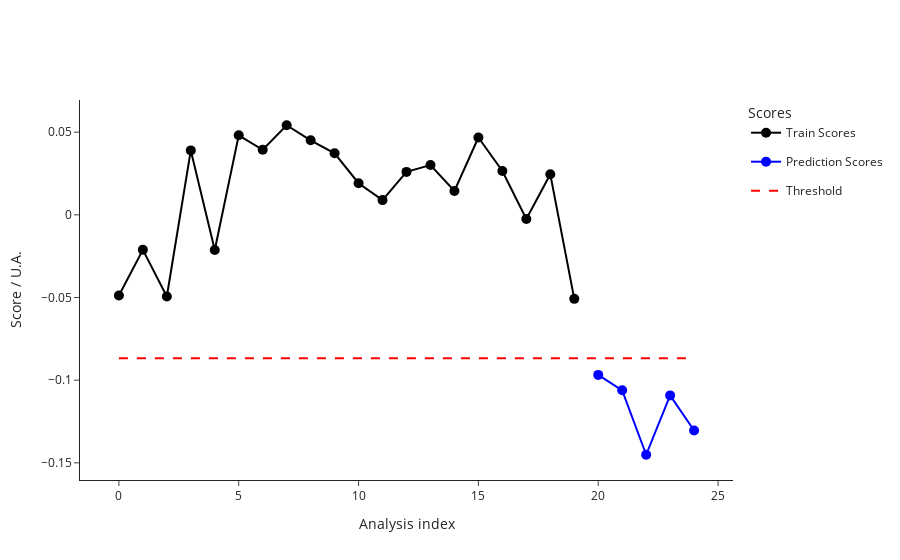

Notebook code cell kept with this figure:
### Code cell
test2_data = pd.read_csv("dev/test2_features.csv")
test2_metadata = pd.read_csv("dev/test2_metadata.csv")
ana.predict(test2_data, test2_metadata)
outliers_test = ana.test_prediction_outliers()
print(outliers_test)
ana.plot_scores()

### Figure 1 — Plotly figure (JSON) as saved in the notebook; plotly's stock layout.template omitted (floating-point values rounded to 4 significant figures)
{"data": [{"hovertemplate": ["<b>index: </b>18<br><b>name: </b>210812_Pac--005<br><b>path: </b>C:/Users/Sandeep/Desktop/ExtractedSignals\\210812_Pac 2021-08-12 10-30-07\\210812_Pac--005.D<br><b>batch: </b>210812_Pac 2021-08-12 10-30-07<br><b>batch_position: </b>5<br><b>idle_time: </b>39.0<br><b>sample: </b>NaCl 0,9%<br><b>method: </b>SAA_411_Pac.M<br><b>timestamp: </b>2021-08-12 10:50:23<br><b>detector: </b>G1315C<br><b>pump: </b>G7110B<br><b>start_time: </b>2021-08-12 10:50:57<br><b>end_time: </b>2021-08-12 10:54:57<br><b>runtime: </b>239.7000000000036", "<b>index: </b>19<br><b>name: </b>210812_Pac--006<br><b>path: </b>C:/Users/Sandeep/Desktop/ExtractedSignals\\210812_Pac 2021-08-12 10-30-07\\210812_Pac--006.D<br><b>batch: </b>210812_Pac 2021-08-12 10-30-07<br><b>batch_position: </b>6<br><b>idle_time: </b>39.0<br><b>sample: </b>Blank<br><b>method: </b>SAA_411_Pac.M<br><b>timestamp: </b>2021-08-12 10:55:02<br><b>detector: </b>G1315C<br><b>pump: </b>G7110B<br><b>start_time: </b>2021-08-12 10:55:36<br><b>end_time: </b>2021-08-12 10:59:36<br><b>runtime: </b>239.7000000000036", "<b>index: </b>20<br><b>name: </b>210812_Pac--007<br><b>path: </b>C:/Users/Sandeep/Desktop/ExtractedSignals\\210812_Pac 2021-08-12 10-30-07\\210812_Pac--007.D<br><b>batch: </b>210812_Pac 2021-08-12 10-30-07<br><b>batch_position: </b>7<br><b>idle_time: </b>39.0<br><b>sample: </b>0.025 mg/ml<br><b>method: </b>SAA_411_Pac.M<br><b>timestamp: </b>2021-08-12 10:59:41<br><b>detector: </b>G1315C<br><b>pump: </b>G7110B<br><b>start_time: </b>2021-08-12 11:00:15<br><b>end_time: </b>2021-08-12 11:04:15<br><b>runtime: </b>239.7000000000036", "<b>index: </b>21<br><b>name: </b>210812_Pac--008<br><b>path: </b>C:/Users/Sandeep/Desktop/ExtractedSignals\\210812_Pac 2021-08-12 10-30-07\\210812_Pac--008.D<br><b>batch: </b>210812_Pac 2021-08-12 10-30-07<br><b>batch_position: </b>8<br><b>idle_time: </b>39.0<br><b>sample: </b>Blank<br><b>method: </b>SAA_411_Pac.M<br><b>timestamp: </b>2021-08-12 11:04:20<br><b>detector: </b>G1315C<br><b>pump: </b>G7110B<br><b>start_time: </b>2021-08-12 11:04:54<br><b>end_time: </b>2021-08-12 11:08:54<br><b>runtime: </b>239.7000000000036", "<b>index: </b>22<br><b>name: </b>210812_Pac--009<br><b>path: </b>C:/Users/Sandeep/Desktop/ExtractedSignals\\210812_Pac 2021-08-12 10-30-07\\210812_Pac--009.D<br><b>batch: </b>210812_Pac 2021-08-12 10-30-07<br><b>batch_position: </b>9<br><b>idle_time: </b>38.0<br><b>sample: </b>210806/036 :10<br><b>method: </b>SAA_411_Pac.M<br><b>timestamp: </b>2021-08-12 11:08:59<br><b>detector: </b>G1315C<br><b>pump: </b>G7110B<br><b>start_time: </b>2021-08-12 11:09:32<br><b>end_time: </b>2021-08-12 11:13:32<br><b>runtime: </b>239.7000000000036", "<b>index: </b>23<br><b>name: </b>210812_Pac--010<br><b>path: </b>C:/Users/Sandeep/Desktop/ExtractedSignals\\210812_Pac 2021-08-12 10-30-07\\210812_Pac--010.D<br><b>batch: </b>210812_Pac 2021-08-12 10-30-07<br><b>batch_position: </b>10<br><b>idle_time: </b>39.0<br><b>sample: </b>210806/036 :10<br><b>method: </b>SAA_411_Pac.M<br><b>timestamp: </b>2021-08-12 11:13:37<br><b>detector: </b>G7110B<br><b>pump: </b>G7110B<br><b>start_time: </b>2021-08-12 11:14:11<br><b>end_time: </b>2021-08-12 11:18:11<br><b>runtime: </b>239.7000000000036", "<b>index: </b>24<br><b>name: </b>210812_Pac--011<br><b>path: </b>C:/Users/Sandeep/Desktop/ExtractedSignals\\210812_Pac 2021-08-12 10-30-07\\210812_Pac--011.D<br><b>batch: </b>210812_Pac 2021-08-12 10-30-07<br><b>batch_position: </b>11<br><b>idle_time: </b>39.0<br><b>sample: </b>210806/036 :10<br><b>method: </b>SAA_411_Pac.M<br><b>timestamp: </b>2021-08-12 11:18:16<br><b>detector: </b>G7110B<br><b>pump: </b>G7110B<br><b>start_time: </b>2021-08-12 11:18:50<br><b>end_time: </b>2021-08-12 11:22:50<br><b>runtime: </b>239.7000000000036", "<b>index: </b>25<br><b>name: </b>210812_Pac--012<br><b>path: </b>C:/Users/Sandeep/Desktop/ExtractedSignals\\210812_Pac 2021-08-12 10-30-07\\210812_Pac--012.D<br><b>batch: </b>210812_Pac 2021-08-12 10-30-07<br><b>batch_position: </b>12<br><b>idle_time: </b>39.0<br><b>sample: </b>Blank<br><b>method: </b>SAA_411_Pac.M<br><b>timestamp: </b>2021-08-12 11:22:55<br><b>detector: </b>G1315C<br><b>pump: </b>G7110B<br><b>start_time: </b>2021-08-12 11:23:29<br><b>end_time: </b>2021-08-12 11:27:29<br><b>runtime: </b>239.7000000000036", "<b>index: </b>26<br><b>name: </b>210812_Pac--013<br><b>path: </b>C:/Users/Sandeep/Desktop/ExtractedSignals\\210812_Pac 2021-08-12 10-30-07\\210812_Pac--013.D<br><b>batch: </b>210812_Pac 2021-08-12 10-30-07<br><b>batch_position: </b>13<br><b>idle_time: </b>39.0<br><b>sample: </b>0.025 mg/ml<br><b>method: </b>SAA_411_Pac.M<br><b>timestamp: </b>2021-08-12 11:27:34<br><b>detector: </b>G1315C<br><b>pump: </b>G7110B<br><b>start_time: </b>2021-08-12 11:28:08<br><b>end_time: </b>2021-08-12 11:32:08<br><b>runtime: </b>239.7000000000036", "<b>index: </b>27<br><b>name: </b>210812_Pac--014<br><b>path: </b>C:/Users/Sandeep/Desktop/ExtractedSignals\\210812_Pac 2021-08-12 10-30-07\\210812_Pac--014.D<br><b>batch: </b>210812_Pac 2021-08-12 10-30-07<br><b>batch_position: </b>14<br><b>idle_time: </b>38.0<br><b>sample: </b>Blank<br><b>method: </b>SAA_411_Pac.M<br><b>timestamp: </b>2021-08-12 11:32:13<br><b>detector: </b>G7110B<br><b>pump: </b>G7110B<br><b>start_time: </b>2021-08-12 11:32:46<br><b>end_time: </b>2021-08-12 11:36:47<br><b>runtime: </b>239.7000000000036", "<b>index: </b>51<br><b>name: </b>210813_Pac--005<br><b>path: </b>C:/Users/Sandeep/Desktop/ExtractedSignals\\210813_Pac 2021-08-13 10-37-27\\210813_Pac--005.D<br><b>batch: </b>210813_Pac 2021-08-13 10-37-27<br><b>batch_position: </b>5<br><b>idle_time: </b>39.0<br><b>sample: </b>NaCl 0,9%<br><b>method: </b>SAA_411_Pac.M<br><b>timestamp: </b>2021-08-13 10:57:52<br><b>detector: </b>G7110B<br><b>pump: </b>G7110B<br><b>start_time: </b>2021-08-13 10:58:26<br><b>end_time: </b>2021-08-13 11:02:27<br><b>runtime: </b>239.7000000000036", "<b>index: </b>52<br><b>name: </b>210813_Pac--006<br><b>path: </b>C:/Users/Sandeep/Desktop/ExtractedSignals\\210813_Pac 2021-08-13 10-37-27\\210813_Pac--006.D<br><b>batch: </b>210813_Pac 2021-08-13 10-37-27<br><b>batch_position: </b>6<br><b>idle_time: </b>38.0<br><b>sample: </b>Blank<br><b>method: </b>SAA_411_Pac.M<br><b>timestamp: </b>2021-08-13 11:02:31<br><b>detector: </b>G1315C<br><b>pump: </b>G7110B<br><b>start_time: </b>2021-08-13 11:03:05<br><b>end_time: </b>2021-08-13 11:07:06<br><b>runtime: </b>239.7000000000036", "<b>index: </b>53<br><b>name: </b>210813_Pac--007<br><b>path: </b>C:/Users/Sandeep/Desktop/ExtractedSignals\\210813_Pac 2021-08-13 10-37-27\\210813_Pac--007.D<br><b>batch: </b>210813_Pac 2021-08-13 10-37-27<br><b>batch_position: </b>7<br><b>idle_time: </b>38.0<br><b>sample: </b>0.025 mg/ml<br><b>method: </b>SAA_411_Pac.M<br><b>timestamp: </b>2021-08-13 11:07:10<br><b>detector: </b>G1315C<br><b>pump: </b>G7116B<br><b>start_time: </b>2021-08-13 11:07:44<br><b>end_time: </b>2021-08-13 11:11:45<br><b>runtime: </b>239.7000000000036", "<b>index: </b>54<br><b>name: </b>210813_Pac--008<br><b>path: </b>C:/Users/Sandeep/Desktop/ExtractedSignals\\210813_Pac 2021-08-13 10-37-27\\210813_Pac--008.D<br><b>batch: </b>210813_Pac 2021-08-13 10-37-27<br><b>batch_position: </b>8<br><b>idle_time: </b>38.0<br><b>sample: </b>Blank<br><b>method: </b>SAA_411_Pac.M<br><b>timestamp: </b>2021-08-13 11:11:49<br><b>detector: </b>G1315C<br><b>pump: </b>G7110B<br><b>start_time: </b>2021-08-13 11:12:23<br><b>end_time: </b>2021-08-13 11:16:23<br><b>runtime: </b>239.7000000000036", "<b>index: </b>55<br><b>name: </b>210813_Pac--009<br><b>path: </b>C:/Users/Sandeep/Desktop/ExtractedSignals\\210813_Pac 2021-08-13 10-37-27\\210813_Pac--009.D<br><b>batch: </b>210813_Pac 2021-08-13 10-37-27<br><b>batch_position: </b>9<br><b>idle_time: </b>39.0<br><b>sample: </b>210812/004 :20<br><b>method: </b>SAA_411_Pac.M<br><b>timestamp: </b>2021-08-13 11:16:28<br><b>detector: </b>G1315C<br><b>pump: </b>G7110B<br><b>start_time: </b>2021-08-13 11:17:02<br><b>end_time: </b>2021-08-13 11:21:03<br><b>runtime: </b>239.7000000000036", "<b>index: </b>56<br><b>name: </b>210813_Pac--010<br><b>path: </b>C:/Users/Sandeep/Desktop/ExtractedSignals\\210813_Pac 2021-08-13 10-37-27\\210813_Pac--010.D<br><b>batch: </b>210813_Pac 2021-08-13 10-37-27<br><b>batch_position: </b>10<br><b>idle_time: </b>38.0<br><b>sample: </b>210812/004 :20<br><b>method: </b>SAA_411_Pac.M<br><b>timestamp: </b>2021-08-13 11:21:08<br><b>detector: </b>G1315C<br><b>pump: </b>G7110B<br><b>start_time: </b>2021-08-13 11:21:41<br><b>end_time: </b>2021-08-13 11:25:42<br><b>runtime: </b>239.7000000000036", "<b>index: </b>57<br><b>name: </b>210813_Pac--011<br><b>path: </b>C:/Users/Sandeep/Desktop/ExtractedSignals\\210813_Pac 2021-08-13 10-37-27\\210813_Pac--011.D<br><b>batch: </b>210813_Pac 2021-08-13 10-37-27<br><b>batch_position: </b>11<br><b>idle_time: </b>39.0<br><b>sample: </b>210812/004 :20<br><b>method: </b>SAA_411_Pac.M<br><b>timestamp: </b>2021-08-13 11:25:46<br><b>detector: </b>G1315C<br><b>pump: </b>G7110B<br><b>start_time: </b>2021-08-13 11:26:21<br><b>end_time: </b>2021-08-13 11:30:21<br><b>runtime: </b>239.7000000000036", "<b>index: </b>58<br><b>name: </b>210813_Pac--012<br><b>path: </b>C:/Users/Sandeep/Desktop/ExtractedSignals\\210813_Pac 2021-08-13 10-37-27\\210813_Pac--012.D<br><b>batch: </b>210813_Pac 2021-08-13 10-37-27<br><b>batch_position: </b>12<br><b>idle_time: </b>38.0<br><b>sample: </b>Blank<br><b>method: </b>SAA_411_Pac.M<br><b>timestamp: </b>2021-08-13 11:30:26<br><b>detector: </b>G1315C<br><b>pump: </b>G7110B<br><b>start_time: </b>2021-08-13 11:30:59<br><b>end_time: </b>2021-08-13 11:34:59<br><b>runtime: </b>239.7000000000036", "<b>index: </b>59<br><b>name: </b>210813_Pac--013<br><b>path: </b>C:/Users/Sandeep/Desktop/ExtractedSignals\\210813_Pac 2021-08-13 10-37-27\\210813_Pac--013.D<br><b>batch: </b>210813_Pac 2021-08-13 10-37-27<br><b>batch_position: </b>13<br><b>idle_time: </b>39.0<br><b>sample: </b>0.025 mg/ml<br><b>method: </b>SAA_411_Pac.M<br><b>timestamp: </b>2021-08-13 11:35:04<br><b>detector: </b>G1315C<br><b>pump: </b>G7110B<br><b>start_time: </b>2021-08-13 11:35:38<br><b>end_time: </b>2021-08-13 11:39:38<br><b>runtime: </b>239.7000000000036", "<b>index: </b>60<br><b>name: </b>210813_Pac--014<br><b>path: </b>C:/Users/Sandeep/Desktop/ExtractedSignals\\210813_Pac 2021-08-13 10-37-27\\210813_Pac--014.D<br><b>batch: </b>210813_Pac 2021-08-13 10-37-27<br><b>batch_position: </b>14<br><b>idle_time: </b>38.0<br><b>sample: </b>Blank<br><b>method: </b>SAA_411_Pac.M<br><b>timestamp: </b>2021-08-13 11:39:43<br><b>detector: </b>G1315C<br><b>pump: </b>G7110B<br><b>start_time: </b>2021-08-13 11:40:16<br><b>end_time: </b>2021-08-13 11:44:17<br><b>runtime: </b>239.7000000000036"], "legendgroup": "Train", "line": {"color": "black"}, "marker": {"color": "black", "size": 10}, "mode": "lines+markers", "name": "Train Scores", "text": ["<b>index: </b>18<br><b>name: </b>210812_Pac--005<br><b>path: </b>C:/Users/Sandeep/Desktop/ExtractedSignals\\210812_Pac 2021-08-12 10-30-07\\210812_Pac--005.D<br><b>batch: </b>210812_Pac 2021-08-12 10-30-07<br><b>batch_position: </b>5<br><b>idle_time: </b>39.0<br><b>sample: </b>NaCl 0,9%<br><b>method: </b>SAA_411_Pac.M<br><b>timestamp: </b>2021-08-12 10:50:23<br><b>detector: </b>G1315C<br><b>pump: </b>G7110B<br><b>start_time: </b>2021-08-12 10:50:57<br><b>end_time: </b>2021-08-12 10:54:57<br><b>runtime: </b>239.7000000000036", "<b>index: </b>19<br><b>name: </b>210812_Pac--006<br><b>path: </b>C:/Users/Sandeep/Desktop/ExtractedSignals\\210812_Pac 2021-08-12 10-30-07\\210812_Pac--006.D<br><b>batch: </b>210812_Pac 2021-08-12 10-30-07<br><b>batch_position: </b>6<br><b>idle_time: </b>39.0<br><b>sample: </b>Blank<br><b>method: </b>SAA_411_Pac.M<br><b>timestamp: </b>2021-08-12 10:55:02<br><b>detector: </b>G1315C<br><b>pump: </b>G7110B<br><b>start_time: </b>2021-08-12 10:55:36<br><b>end_time: </b>2021-08-12 10:59:36<br><b>runtime: </b>239.7000000000036", "<b>index: </b>20<br><b>name: </b>210812_Pac--007<br><b>path: </b>C:/Users/Sandeep/Desktop/ExtractedSignals\\210812_Pac 2021-08-12 10-30-07\\210812_Pac--007.D<br><b>batch: </b>210812_Pac 2021-08-12 10-30-07<br><b>batch_position: </b>7<br><b>idle_time: </b>39.0<br><b>sample: </b>0.025 mg/ml<br><b>method: </b>SAA_411_Pac.M<br><b>timestamp: </b>2021-08-12 10:59:41<br><b>detector: </b>G1315C<br><b>pump: </b>G7110B<br><b>start_time: </b>2021-08-12 11:00:15<br><b>end_time: </b>2021-08-12 11:04:15<br><b>runtime: </b>239.7000000000036", "<b>index: </b>21<br><b>name: </b>210812_Pac--008<br><b>path: </b>C:/Users/Sandeep/Desktop/ExtractedSignals\\210812_Pac 2021-08-12 10-30-07\\210812_Pac--008.D<br><b>batch: </b>210812_Pac 2021-08-12 10-30-07<br><b>batch_position: </b>8<br><b>idle_time: </b>39.0<br><b>sample: </b>Blank<br><b>method: </b>SAA_411_Pac.M<br><b>timestamp: </b>2021-08-12 11:04:20<br><b>detector: </b>G1315C<br><b>pump: </b>G7110B<br><b>start_time: </b>2021-08-12 11:04:54<br><b>end_time: </b>2021-08-12 11:08:54<br><b>runtime: </b>239.7000000000036", "<b>index: </b>22<br><b>name: </b>210812_Pac--009<br><b>path: </b>C:/Users/Sandeep/Desktop/ExtractedSignals\\210812_Pac 2021-08-12 10-30-07\\210812_Pac--009.D<br><b>batch: </b>210812_Pac 2021-08-12 10-30-07<br><b>batch_position: </b>9<br><b>idle_time: </b>38.0<br><b>sample: </b>210806/036 :10<br><b>method: </b>SAA_411_Pac.M<br><b>timestamp: </b>2021-08-12 11:08:59<br><b>detector: </b>G1315C<br><b>pump: </b>G7110B<br><b>start_time: </b>2021-08-12 11:09:32<br><b>end_time: </b>2021-08-12 11:13:32<br><b>runtime: </b>239.7000000000036", "<b>index: </b>23<br><b>name: </b>210812_Pac--010<br><b>path: </b>C:/Users/Sandeep/Desktop/ExtractedSignals\\210812_Pac 2021-08-12 10-30-07\\210812_Pac--010.D<br><b>batch: </b>210812_Pac 2021-08-12 10-30-07<br><b>batch_position: </b>10<br><b>idle_time: </b>39.0<br><b>sample: </b>210806/036 :10<br><b>method: </b>SAA_411_Pac.M<br><b>timestamp: </b>2021-08-12 11:13:37<br><b>detector: </b>G7110B<br><b>pump: </b>G7110B<br><b>start_time: </b>2021-08-12 11:14:11<br><b>end_time: </b>2021-08-12 11:18:11<br><b>runtime: </b>239.7000000000036", "<b>index: </b>24<br><b>name: </b>210812_Pac--011<br><b>path: </b>C:/Users/Sandeep/Desktop/ExtractedSignals\\210812_Pac 2021-08-12 10-30-07\\210812_Pac--011.D<br><b>batch: </b>210812_Pac 2021-08-12 10-30-07<br><b>batch_position: </b>11<br><b>idle_time: </b>39.0<br><b>sample: </b>210806/036 :10<br><b>method: </b>SAA_411_Pac.M<br><b>timestamp: </b>2021-08-12 11:18:16<br><b>detector: </b>G7110B<br><b>pump: </b>G7110B<br><b>start_time: </b>2021-08-12 11:18:50<br><b>end_time: </b>2021-08-12 11:22:50<br><b>runtime: </b>239.7000000000036", "<b>index: </b>25<br><b>name: </b>210812_Pac--012<br><b>path: </b>C:/Users/Sandeep/Desktop/ExtractedSignals\\210812_Pac 2021-08-12 10-30-07\\210812_Pac--012.D<br><b>batch: </b>210812_Pac 2021-08-12 10-30-07<br><b>batch_position: </b>12<br><b>idle_time: </b>39.0<br><b>sample: </b>Blank<br><b>method: </b>SAA_411_Pac.M<br><b>timestamp: </b>2021-08-12 11:22:55<br><b>detector: </b>G1315C<br><b>pump: </b>G7110B<br><b>start_time: </b>2021-08-12 11:23:29<br><b>end_time: </b>2021-08-12 11:27:29<br><b>runtime: </b>239.7000000000036", "<b>index: </b>26<br><b>name: </b>210812_Pac--013<br><b>path: </b>C:/Users/Sandeep/Desktop/ExtractedSignals\\210812_Pac 2021-08-12 10-30-07\\210812_Pac--013.D<br><b>batch: </b>210812_Pac 2021-08-12 10-30-07<br><b>batch_position: </b>13<br><b>idle_time: </b>39.0<br><b>sample: </b>0.025 mg/ml<br><b>method: </b>SAA_411_Pac.M<br><b>timestamp: </b>2021-08-12 11:27:34<br><b>detector: </b>G1315C<br><b>pump: </b>G7110B<br><b>start_time: </b>2021-08-12 11:28:08<br><b>end_time: </b>2021-08-12 11:32:08<br><b>runtime: </b>239.7000000000036", "<b>index: </b>27<br><b>name: </b>210812_Pac--014<br><b>path: </b>C:/Users/Sandeep/Desktop/ExtractedSignals\\210812_Pac 2021-08-12 10-30-07\\210812_Pac--014.D<br><b>batch: </b>210812_Pac 2021-08-12 10-30-07<br><b>batch_position: </b>14<br><b>idle_time: </b>38.0<br><b>sample: </b>Blank<br><b>method: </b>SAA_411_Pac.M<br><b>timestamp: </b>2021-08-12 11:32:13<br><b>detector: </b>G7110B<br><b>pump: </b>G7110B<br><b>start_time: </b>2021-08-12 11:32:46<br><b>end_time: </b>2021-08-12 11:36:47<br><b>runtime: </b>239.7000000000036", "<b>index: </b>51<br><b>name: </b>210813_Pac--005<br><b>path: </b>C:/Users/Sandeep/Desktop/ExtractedSignals\\210813_Pac 2021-08-13 10-37-27\\210813_Pac--005.D<br><b>batch: </b>210813_Pac 2021-08-13 10-37-27<br><b>batch_position: </b>5<br><b>idle_time: </b>39.0<br><b>sample: </b>NaCl 0,9%<br><b>method: </b>SAA_411_Pac.M<br><b>timestamp: </b>2021-08-13 10:57:52<br><b>detector: </b>G7110B<br><b>pump: </b>G7110B<br><b>start_time: </b>2021-08-13 10:58:26<br><b>end_time: </b>2021-08-13 11:02:27<br><b>runtime: </b>239.7000000000036", "<b>index: </b>52<br><b>name: </b>210813_Pac--006<br><b>path: </b>C:/Users/Sandeep/Desktop/ExtractedSignals\\210813_Pac 2021-08-13 10-37-27\\210813_Pac--006.D<br><b>batch: </b>210813_Pac 2021-08-13 10-37-27<br><b>batch_position: </b>6<br><b>idle_time: </b>38.0<br><b>sample: </b>Blank<br><b>method: </b>SAA_411_Pac.M<br><b>timestamp: </b>2021-08-13 11:02:31<br><b>detector: </b>G1315C<br><b>pump: </b>G7110B<br><b>start_time: </b>2021-08-13 11:03:05<br><b>end_time: </b>2021-08-13 11:07:06<br><b>runtime: </b>239.7000000000036", "<b>index: </b>53<br><b>name: </b>210813_Pac--007<br><b>path: </b>C:/Users/Sandeep/Desktop/ExtractedSignals\\210813_Pac 2021-08-13 10-37-27\\210813_Pac--007.D<br><b>batch: </b>210813_Pac 2021-08-13 10-37-27<br><b>batch_position: </b>7<br><b>idle_time: </b>38.0<br><b>sample: </b>0.025 mg/ml<br><b>method: </b>SAA_411_Pac.M<br><b>timestamp: </b>2021-08-13 11:07:10<br><b>detector: </b>G1315C<br><b>pump: </b>G7116B<br><b>start_time: </b>2021-08-13 11:07:44<br><b>end_time: </b>2021-08-13 11:11:45<br><b>runtime: </b>239.7000000000036", "<b>index: </b>54<br><b>name: </b>210813_Pac--008<br><b>path: </b>C:/Users/Sandeep/Desktop/ExtractedSignals\\210813_Pac 2021-08-13 10-37-27\\210813_Pac--008.D<br><b>batch: </b>210813_Pac 2021-08-13 10-37-27<br><b>batch_position: </b>8<br><b>idle_time: </b>38.0<br><b>sample: </b>Blank<br><b>method: </b>SAA_411_Pac.M<br><b>timestamp: </b>2021-08-13 11:11:49<br><b>detector: </b>G1315C<br><b>pump: </b>G7110B<br><b>start_time: </b>2021-08-13 11:12:23<br><b>end_time: </b>2021-08-13 11:16:23<br><b>runtime: </b>239.7000000000036", "<b>index: </b>55<br><b>name: </b>210813_Pac--009<br><b>path: </b>C:/Users/Sandeep/Desktop/ExtractedSignals\\210813_Pac 2021-08-13 10-37-27\\210813_Pac--009.D<br><b>batch: </b>210813_Pac 2021-08-13 10-37-27<br><b>batch_position: </b>9<br><b>idle_time: </b>39.0<br><b>sample: </b>210812/004 :20<br><b>method: </b>SAA_411_Pac.M<br><b>timestamp: </b>2021-08-13 11:16:28<br><b>detector: </b>G1315C<br><b>pump: </b>G7110B<br><b>start_time: </b>2021-08-13 11:17:02<br><b>end_time: </b>2021-08-13 11:21:03<br><b>runtime: </b>239.7000000000036", "<b>index: </b>56<br><b>name: </b>210813_Pac--010<br><b>path: </b>C:/Users/Sandeep/Desktop/ExtractedSignals\\210813_Pac 2021-08-13 10-37-27\\210813_Pac--010.D<br><b>batch: </b>210813_Pac 2021-08-13 10-37-27<br><b>batch_position: </b>10<br><b>idle_time: </b>38.0<br><b>sample: </b>210812/004 :20<br><b>method: </b>SAA_411_Pac.M<br><b>timestamp: </b>2021-08-13 11:21:08<br><b>detector: </b>G1315C<br><b>pump: </b>G7110B<br><b>start_time: </b>2021-08-13 11:21:41<br><b>end_time: </b>2021-08-13 11:25:42<br><b>runtime: </b>239.7000000000036", "<b>index: </b>57<br><b>name: </b>210813_Pac--011<br><b>path: </b>C:/Users/Sandeep/Desktop/ExtractedSignals\\210813_Pac 2021-08-13 10-37-27\\210813_Pac--011.D<br><b>batch: </b>210813_Pac 2021-08-13 10-37-27<br><b>batch_position: </b>11<br><b>idle_time: </b>39.0<br><b>sample: </b>210812/004 :20<br><b>method: </b>SAA_411_Pac.M<br><b>timestamp: </b>2021-08-13 11:25:46<br><b>detector: </b>G1315C<br><b>pump: </b>G7110B<br><b>start_time: </b>2021-08-13 11:26:21<br><b>end_time: </b>2021-08-13 11:30:21<br><b>runtime: </b>239.7000000000036", "<b>index: </b>58<br><b>name: </b>210813_Pac--012<br><b>path: </b>C:/Users/Sandeep/Desktop/ExtractedSignals\\210813_Pac 2021-08-13 10-37-27\\210813_Pac--012.D<br><b>batch: </b>210813_Pac 2021-08-13 10-37-27<br><b>batch_position: </b>12<br><b>idle_time: </b>38.0<br><b>sample: </b>Blank<br><b>method: </b>SAA_411_Pac.M<br><b>timestamp: </b>2021-08-13 11:30:26<br><b>detector: </b>G1315C<br><b>pump: </b>G7110B<br><b>start_time: </b>2021-08-13 11:30:59<br><b>end_time: </b>2021-08-13 11:34:59<br><b>runtime: </b>239.7000000000036", "<b>index: </b>59<br><b>name: </b>210813_Pac--013<br><b>path: </b>C:/Users/Sandeep/Desktop/ExtractedSignals\\210813_Pac 2021-08-13 10-37-27\\210813_Pac--013.D<br><b>batch: </b>210813_Pac 2021-08-13 10-37-27<br><b>batch_position: </b>13<br><b>idle_time: </b>39.0<br><b>sample: </b>0.025 mg/ml<br><b>method: </b>SAA_411_Pac.M<br><b>timestamp: </b>2021-08-13 11:35:04<br><b>detector: </b>G1315C<br><b>pump: </b>G7110B<br><b>start_time: </b>2021-08-13 11:35:38<br><b>end_time: </b>2021-08-13 11:39:38<br><b>runtime: </b>239.7000000000036", "<b>index: </b>60<br><b>name: </b>210813_Pac--014<br><b>path: </b>C:/Users/Sandeep/Desktop/ExtractedSignals\\210813_Pac 2021-08-13 10-37-27\\210813_Pac--014.D<br><b>batch: </b>210813_Pac 2021-08-13 10-37-27<br><b>batch_position: </b>14<br><b>idle_time: </b>38.0<br><b>sample: </b>Blank<br><b>method: </b>SAA_411_Pac.M<br><b>timestamp: </b>2021-08-13 11:39:43<br><b>detector: </b>G1315C<br><b>pump: </b>G7110B<br><b>start_time: </b>2021-08-13 11:40:16<br><b>end_time: </b>2021-08-13 11:44:17<br><b>runtime: </b>239.7000000000036"], "type": "scatter", "x": [0, 1, 2, 3, 4, 5, 6, 7, 8, 9, 10, 11, 12, 13, 14, 15, 16, 17, 18, 19], "y": [-0.04879, -0.02117, -0.04941, 0.03898, -0.02122, 0.04813, 0.03938, 0.05419, 0.04507, 0.03723, 0.01914, 0.008921, 0.02598, 0.03012, 0.01445, 0.04677, 0.02653, -0.002559, 0.0245, -0.05082]}, {"hovertemplate": ["<b>index: </b>266<br><b>name: </b>210910_Pac<br><b>path: </b>C:/Users/Sandeep/Desktop/ExtractedSignals\\210910_Pac 2021-09-10 14-25-54\\210910_Pac.D<br><b>batch: </b>210910_Pac 2021-09-10 14-25-54<br><b>batch_position: </b>1<br><b>idle_time: </b>142.0<br><b>sample: </b>Blank<br><b>method: </b>SAA_411_Pac.M<br><b>timestamp: </b>2021-09-10 14:25:59<br><b>detector: </b>G1315C<br><b>pump: </b>G7110B<br><b>start_time: </b>2021-09-10 14:28:06<br><b>end_time: </b>2021-09-10 14:32:06<br><b>runtime: </b>239.7000000000036", "<b>index: </b>47<br><b>name: </b>210813_Pac<br><b>path: </b>C:/Users/Sandeep/Desktop/ExtractedSignals\\210813_Pac 2021-08-13 10-37-27\\210813_Pac.D<br><b>batch: </b>210813_Pac 2021-08-13 10-37-27<br><b>batch_position: </b>1<br><b>idle_time: </b>5673.0<br><b>sample: </b>Blank<br><b>method: </b>SAA_411_Pac.M<br><b>timestamp: </b>2021-08-13 10:37:33<br><b>detector: </b>G7110B<br><b>pump: </b>G7110B<br><b>start_time: </b>2021-08-13 10:39:51<br><b>end_time: </b>2021-08-13 10:43:51<br><b>runtime: </b>239.7000000000036", "<b>index: </b>17<br><b>name: </b>210812_Pac--004<br><b>path: </b>C:/Users/Sandeep/Desktop/ExtractedSignals\\210812_Pac 2021-08-12 10-30-07\\210812_Pac--004.D<br><b>batch: </b>210812_Pac 2021-08-12 10-30-07<br><b>batch_position: </b>4<br><b>idle_time: </b>39.0<br><b>sample: </b>Blank<br><b>method: </b>SAA_411_Pac.M<br><b>timestamp: </b>2021-08-12 10:45:44<br><b>detector: </b>G1315C<br><b>pump: </b>G7110B<br><b>start_time: </b>2021-08-12 10:46:18<br><b>end_time: </b>2021-08-12 10:50:18<br><b>runtime: </b>239.7000000000036", "<b>index: </b>119<br><b>name: </b>210819_Pac--004<br><b>path: </b>C:/Users/Sandeep/Desktop/ExtractedSignals\\210819_Pac 2021-08-19 15-50-49\\210819_Pac--004.D<br><b>batch: </b>210819_Pac 2021-08-19 15-50-49<br><b>batch_position: </b>4<br><b>idle_time: </b>39.0<br><b>sample: </b>Blank<br><b>method: </b>SAA_411_Pac.M<br><b>timestamp: </b>2021-08-19 16:06:48<br><b>detector: </b>G7110B<br><b>pump: </b>G7110B<br><b>start_time: </b>2021-08-19 16:07:22<br><b>end_time: </b>2021-08-19 16:11:23<br><b>runtime: </b>239.7000000000036", "<b>index: </b>16<br><b>name: </b>210812_Pac--003<br><b>path: </b>C:/Users/Sandeep/Desktop/ExtractedSignals\\210812_Pac 2021-08-12 10-30-07\\210812_Pac--003.D<br><b>batch: </b>210812_Pac 2021-08-12 10-30-07<br><b>batch_position: </b>3<br><b>idle_time: </b>39.0<br><b>sample: </b>Blank<br><b>method: </b>SAA_411_Pac.M<br><b>timestamp: </b>2021-08-12 10:41:05<br><b>detector: </b>G1315C<br><b>pump: </b>G7110B<br><b>start_time: </b>2021-08-12 10:41:39<br><b>end_time: </b>2021-08-12 10:45:39<br><b>runtime: </b>239.7000000000036"], "legendgroup": "Prediction", "line": {"color": "blue"}, "marker": {"color": "blue", "size": 10}, "mode": "lines+markers", "name": "Prediction Scores", "text": ["<b>index: </b>266<br><b>name: </b>210910_Pac<br><b>path: </b>C:/Users/Sandeep/Desktop/ExtractedSignals\\210910_Pac 2021-09-10 14-25-54\\210910_Pac.D<br><b>batch: </b>210910_Pac 2021-09-10 14-25-54<br><b>batch_position: </b>1<br><b>idle_time: </b>142.0<br><b>sample: </b>Blank<br><b>method: </b>SAA_411_Pac.M<br><b>timestamp: </b>2021-09-10 14:25:59<br><b>detector: </b>G1315C<br><b>pump: </b>G7110B<br><b>start_time: </b>2021-09-10 14:28:06<br><b>end_time: </b>2021-09-10 14:32:06<br><b>runtime: </b>239.7000000000036", "<b>index: </b>47<br><b>name: </b>210813_Pac<br><b>path: </b>C:/Users/Sandeep/Desktop/ExtractedSignals\\210813_Pac 2021-08-13 10-37-27\\210813_Pac.D<br><b>batch: </b>210813_Pac 2021-08-13 10-37-27<br><b>batch_position: </b>1<br><b>idle_time: </b>5673.0<br><b>sample: </b>Blank<br><b>method: </b>SAA_411_Pac.M<br><b>timestamp: </b>2021-08-13 10:37:33<br><b>detector: </b>G7110B<br><b>pump: </b>G7110B<br><b>start_time: </b>2021-08-13 10:39:51<br><b>end_time: </b>2021-08-13 10:43:51<br><b>runtime: </b>239.7000000000036", "<b>index: </b>17<br><b>name: </b>210812_Pac--004<br><b>path: </b>C:/Users/Sandeep/Desktop/ExtractedSignals\\210812_Pac 2021-08-12 10-30-07\\210812_Pac--004.D<br><b>batch: </b>210812_Pac 2021-08-12 10-30-07<br><b>batch_position: </b>4<br><b>idle_time: </b>39.0<br><b>sample: </b>Blank<br><b>method: </b>SAA_411_Pac.M<br><b>timestamp: </b>2021-08-12 10:45:44<br><b>detector: </b>G1315C<br><b>pump: </b>G7110B<br><b>start_time: </b>2021-08-12 10:46:18<br><b>end_time: </b>2021-08-12 10:50:18<br><b>runtime: </b>239.7000000000036", "<b>index: </b>119<br><b>name: </b>210819_Pac--004<br><b>path: </b>C:/Users/Sandeep/Desktop/ExtractedSignals\\210819_Pac 2021-08-19 15-50-49\\210819_Pac--004.D<br><b>batch: </b>210819_Pac 2021-08-19 15-50-49<br><b>batch_position: </b>4<br><b>idle_time: </b>39.0<br><b>sample: </b>Blank<br><b>method: </b>SAA_411_Pac.M<br><b>timestamp: </b>2021-08-19 16:06:48<br><b>detector: </b>G7110B<br><b>pump: </b>G7110B<br><b>start_time: </b>2021-08-19 16:07:22<br><b>end_time: </b>2021-08-19 16:11:23<br><b>runtime: </b>239.7000000000036", "<b>index: </b>16<br><b>name: </b>210812_Pac--003<br><b>path: </b>C:/Users/Sandeep/Desktop/ExtractedSignals\\210812_Pac 2021-08-12 10-30-07\\210812_Pac--003.D<br><b>batch: </b>210812_Pac 2021-08-12 10-30-07<br><b>batch_position: </b>3<br><b>idle_time: </b>39.0<br><b>sample: </b>Blank<br><b>method: </b>SAA_411_Pac.M<br><b>timestamp: </b>2021-08-12 10:41:05<br><b>detector: </b>G1315C<br><b>pump: </b>G7110B<br><b>start_time: </b>2021-08-12 10:41:39<br><b>end_time: </b>2021-08-12 10:45:39<br><b>runtime: </b>239.7000000000036"], "type": "scatter", "x": [20, 21, 22, 23, 24], "y": [-0.09681, -0.1061, -0.1451, -0.1092, -0.1304]}, {"legendgroup": "Threshold", "line": {"color": "red", "dash": "dash"}, "mode": "lines", "name": "Threshold", "type": "scatter", "x": [0, 24], "y": [-0.0868, -0.0868]}], "layout": {"legend": {"title": {"text": "Scores"}}, "xaxis": {"title": {"text": "Analysis index"}}, "yaxis": {"title": {"text": "Score / U.A."}}}}
